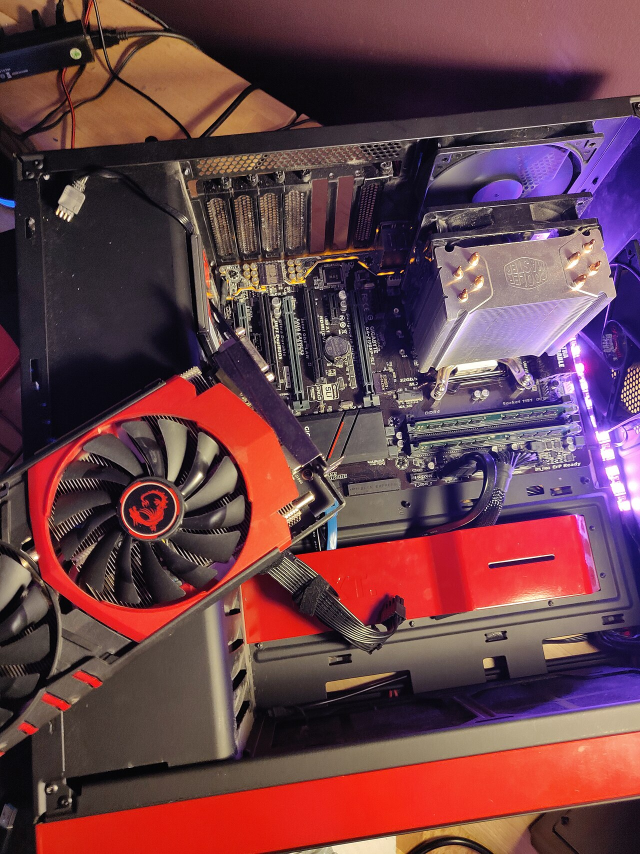
#> input picture tools/splats/b/inputs/desktop.jpg, 1280 x 1707 px (shown at 1/2 size)
$ python sage_preview.py ../b/inputs/desktop.jpg ../b/inputs/gpu.jpg 5
#> lines starting #> are read from the running program, lines starting #| are printed output that depends on the picture
# /// script
# dependencies = ["numpy", "pillow"]
# ///
"""Preview a render through the deck's post pipeline: keep luminance only, quantise to the
6-tone sage ramp, Floyd–Steinberg dither. Approximates src/scenes/pixel-viz.js well enough to
judge silhouettes and contrast on a projected slide; the orchestrator checks the real render.

Usage: uv run sage_preview.py <in.png|webp> <out.png> [tones=6]
"""
import sys
import numpy as np
from PIL import Image

# tokens.css: --bg #EFF2E8, --hatch light #DCE3D2, --ink-2 #556155, --rule-soft #BBC5B0,
# --ink #1F241F — the deck's ramp runs light paper -> ink, darkest first is inverted here.
RAMP = [(31, 36, 31), (85, 97, 85), (137, 148, 132), (187, 197, 176), (220, 227, 210), (239, 242, 232)]

src, dst = sys.argv[1], sys.argv[2]
tones = int(sys.argv[3]) if len(sys.argv) > 3 else 6
ramp = np.array(RAMP[:tones] if tones <= 6 else RAMP, dtype=np.float64)
im = Image.open(src).convert('RGB')
#> im is the input picture: PIL image 1280x1707 RGB; mean R, G, B 107.2, 65.5, 72.7
a = np.asarray(im, dtype=np.float64) / 255.0
lum = 0.2126 * a[..., 0] + 0.7152 * a[..., 1] + 0.0722 * a[..., 2]   # Rec.709 luma, sRGB-encoded
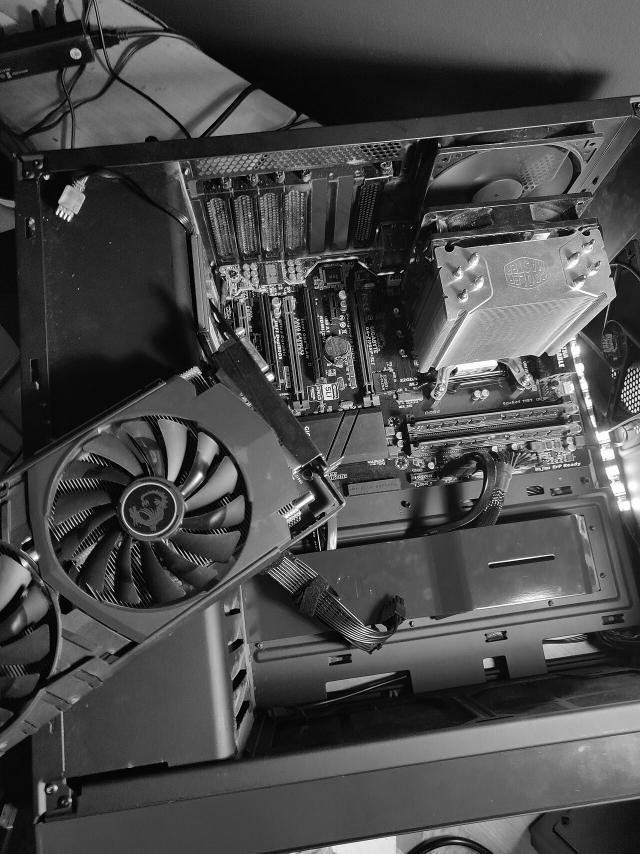
#> lum: shape (1707, 1280) float64 (shown at 1/2 size); min 0, max 1, mean 0.294
idx = np.clip(np.round(lum * (tones - 1)), 0, tones - 1)
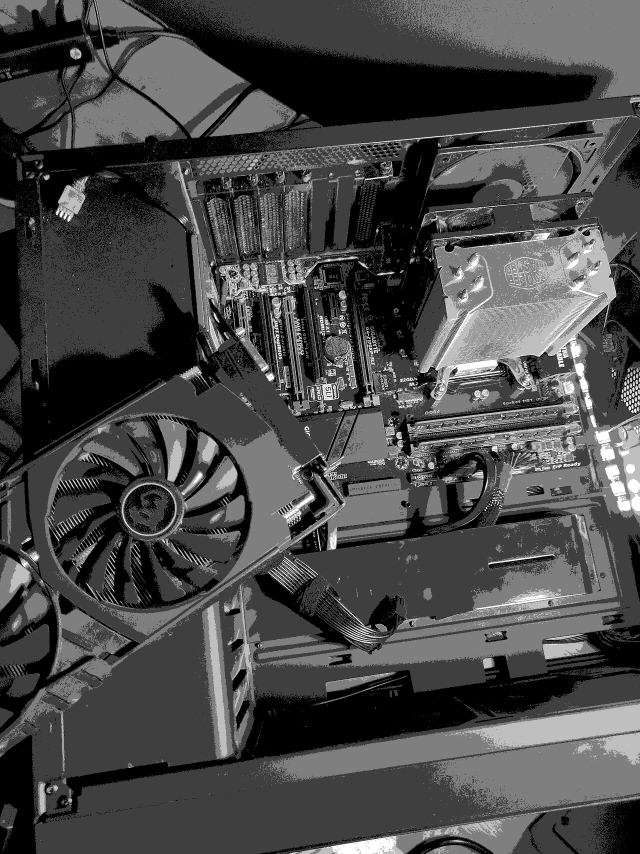
#> idx: shape (1707, 1280) float64 (shown at 1/2 size); min 0, max 4, mean 1.14; drawn with min black and max white

# Floyd–Steinberg on the tone index, then map through the ramp.
out = np.zeros(lum.shape, dtype=np.int64)
for y in range(lum.shape[0]):
    for x in range(lum.shape[1]):
        old = lum[y, x]
        new = min(max(int(round(old * (tones - 1))), 0), tones - 1)
        out[y, x] = new
        err = old - new / (tones - 1)
        for dx, dy, w in ((1, 0, 7 / 16), (-1, 1, 3 / 16), (0, 1, 5 / 16), (1, 1, 1 / 16)):
            nx, ny = x + dx, y + dy
            if 0 <= nx < lum.shape[1] and 0 <= ny < lum.shape[0]:
                lum[ny, nx] += err * w
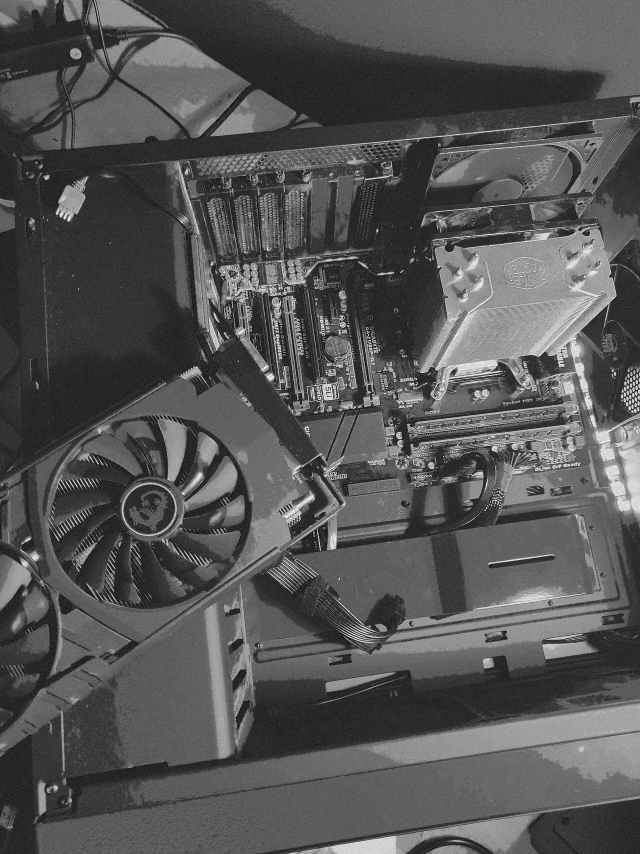
#> lum: shape (1707, 1280) float64 (shown at 1/2 size); min -0.0958, max 1.09, mean 0.3; drawn with min black and max white
img = Image.fromarray(ramp[out].astype(np.uint8))
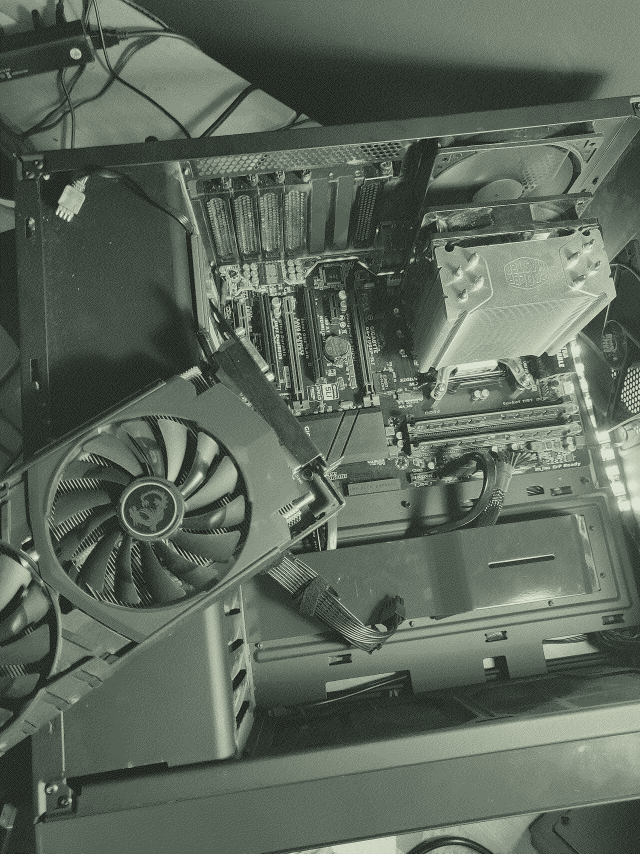
#> img: PIL image 1280x1707 RGB (shown at 1/2 size); mean R, G, B 93.2, 103.2, 91.2
img.save(dst)
print(f'{src} -> {dst}: {img.size}, {tones} tones')
#| ../b/inputs/desktop.jpg -> ../b/inputs/gpu.jpg: (1280, 1707), 5 tones
